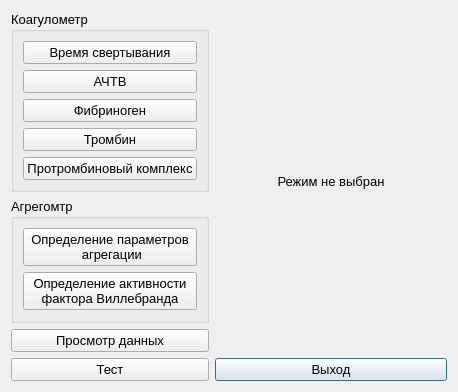
<?xml version="1.0" encoding="UTF-8"?>
<ui version="4.0">
 <class>ChoiseDialog</class>
 <widget class="QDialog" name="ChoiseDialog">
  <property name="geometry">
   <rect>
    <x>0</x>
    <y>0</y>
    <width>458</width>
    <height>392</height>
   </rect>
  </property>
  <property name="font">
   <font>
    <pointsize>10</pointsize>
   </font>
  </property>
  <property name="contextMenuPolicy">
   <enum>Qt::DefaultContextMenu</enum>
  </property>
  <property name="windowTitle">
   <string>Выбор режима</string>
  </property>
  <layout class="QGridLayout" name="gridLayout">
   <item row="3" column="1">
    <widget class="QPushButton" name="exitButton">
     <property name="text">
      <string>Выход</string>
     </property>
     <property name="shortcut">
      <string>Esc</string>
     </property>
    </widget>
   </item>
   <item row="3" column="0">
    <widget class="QPushButton" name="testButton">
     <property name="text">
      <string>Тест</string>
     </property>
     <property name="shortcut">
      <string>Space</string>
     </property>
    </widget>
   </item>
   <item row="0" column="0">
    <widget class="QGroupBox" name="groupKoagulometr">
     <property name="title">
      <string>Коагулометр</string>
     </property>
     <layout class="QVBoxLayout" name="verticalLayout_2">
      <item>
       <widget class="QPushButton" name="ko1Button">
        <property name="sizePolicy">
         <sizepolicy hsizetype="Minimum" vsizetype="Minimum">
          <horstretch>0</horstretch>
          <verstretch>0</verstretch>
         </sizepolicy>
        </property>
        <property name="text">
         <string>Время свертывания</string>
        </property>
        <property name="shortcut">
         <string>3</string>
        </property>
       </widget>
      </item>
      <item>
       <widget class="QPushButton" name="ko2Button">
        <property name="sizePolicy">
         <sizepolicy hsizetype="Minimum" vsizetype="Minimum">
          <horstretch>0</horstretch>
          <verstretch>0</verstretch>
         </sizepolicy>
        </property>
        <property name="text">
         <string>АЧТВ</string>
        </property>
        <property name="shortcut">
         <string>4</string>
        </property>
       </widget>
      </item>
      <item>
       <widget class="QPushButton" name="ko3Button">
        <property name="sizePolicy">
         <sizepolicy hsizetype="Minimum" vsizetype="Minimum">
          <horstretch>0</horstretch>
          <verstretch>0</verstretch>
         </sizepolicy>
        </property>
        <property name="text">
         <string>Фибриноген</string>
        </property>
        <property name="shortcut">
         <string>5</string>
        </property>
       </widget>
      </item>
      <item>
       <widget class="QPushButton" name="ko4Button">
        <property name="sizePolicy">
         <sizepolicy hsizetype="Minimum" vsizetype="Minimum">
          <horstretch>0</horstretch>
          <verstretch>0</verstretch>
         </sizepolicy>
        </property>
        <property name="text">
         <string>Тромбин</string>
        </property>
        <property name="shortcut">
         <string>6</string>
        </property>
       </widget>
      </item>
      <item>
       <widget class="QPushButton" name="ko5Button">
        <property name="sizePolicy">
         <sizepolicy hsizetype="Minimum" vsizetype="Minimum">
          <horstretch>0</horstretch>
          <verstretch>0</verstretch>
         </sizepolicy>
        </property>
        <property name="text">
         <string>Протромбиновый комплекс</string>
        </property>
        <property name="shortcut">
         <string>7</string>
        </property>
       </widget>
      </item>
     </layout>
    </widget>
   </item>
   <item row="1" column="0">
    <widget class="QGroupBox" name="groupAgregometr">
     <property name="title">
      <string>Агрегомтр</string>
     </property>
     <layout class="QVBoxLayout" name="verticalLayout">
      <item>
       <widget class="QPushButton" name="agr1Button">
        <property name="sizePolicy">
         <sizepolicy hsizetype="Minimum" vsizetype="Minimum">
          <horstretch>0</horstretch>
          <verstretch>0</verstretch>
         </sizepolicy>
        </property>
        <property name="text">
         <string>Определение параметров
 агрегации</string>
        </property>
        <property name="shortcut">
         <string>1</string>
        </property>
       </widget>
      </item>
      <item>
       <widget class="QPushButton" name="agr2Button">
        <property name="sizePolicy">
         <sizepolicy hsizetype="Minimum" vsizetype="Minimum">
          <horstretch>0</horstretch>
          <verstretch>0</verstretch>
         </sizepolicy>
        </property>
        <property name="text">
         <string>Определение активности
фактора Виллебранда</string>
        </property>
        <property name="shortcut">
         <string>2</string>
        </property>
       </widget>
      </item>
      <item>
       <spacer name="verticalSpacer">
        <property name="orientation">
         <enum>Qt::Vertical</enum>
        </property>
        <property name="sizeHint" stdset="0">
         <size>
          <width>20</width>
          <height>40</height>
         </size>
        </property>
       </spacer>
      </item>
     </layout>
    </widget>
   </item>
   <item row="2" column="0">
    <widget class="QPushButton" name="pushButton">
     <property name="text">
      <string>Просмотр данных</string>
     </property>
    </widget>
   </item>
   <item row="0" column="1" rowspan="3">
    <widget class="QStackedWidget" name="stackedWidget">
     <property name="currentIndex">
      <number>0</number>
     </property>
     <widget class="QWidget" name="page">
      <layout class="QVBoxLayout" name="verticalLayout_3">
       <item>
        <widget class="QLabel" name="label">
         <property name="text">
          <string>Режим не выбран</string>
         </property>
         <property name="alignment">
          <set>Qt::AlignCenter</set>
         </property>
        </widget>
       </item>
      </layout>
     </widget>
     <widget class="Agr1" name="page_2">
      <property name="enabled">
       <bool>true</bool>
      </property>
     </widget>
     <widget class="Agr2" name="page_3">
      <property name="enabled">
       <bool>true</bool>
      </property>
     </widget>
     <widget class="Ko1" name="page_4">
      <property name="enabled">
       <bool>true</bool>
      </property>
     </widget>
     <widget class="Ko2" name="page_5">
      <property name="enabled">
       <bool>true</bool>
      </property>
     </widget>
     <widget class="Ko3" name="page_6">
      <property name="enabled">
       <bool>true</bool>
      </property>
     </widget>
     <widget class="Ko4" name="page_7">
      <property name="enabled">
       <bool>true</bool>
      </property>
     </widget>
     <widget class="Ko5" name="page_8"/>
    </widget>
   </item>
  </layout>
 </widget>
 <customwidgets>
  <customwidget>
   <class>Agr1</class>
   <extends>QWidget</extends>
   <header>agr1.h</header>
   <container>1</container>
  </customwidget>
  <customwidget>
   <class>Agr2</class>
   <extends>QWidget</extends>
   <header>agr2.h</header>
   <container>1</container>
  </customwidget>
  <customwidget>
   <class>Ko1</class>
   <extends>QWidget</extends>
   <header>ko1.h</header>
   <container>1</container>
  </customwidget>
  <customwidget>
   <class>Ko2</class>
   <extends>QWidget</extends>
   <header>ko2.h</header>
   <container>1</container>
  </customwidget>
  <customwidget>
   <class>Ko3</class>
   <extends>QWidget</extends>
   <header>ko3.h</header>
   <container>1</container>
  </customwidget>
  <customwidget>
   <class>Ko4</class>
   <extends>QWidget</extends>
   <header>ko4.h</header>
   <container>1</container>
  </customwidget>
  <customwidget>
   <class>Ko5</class>
   <extends>QWidget</extends>
   <header>ko5.h</header>
   <container>1</container>
  </customwidget>
 </customwidgets>
 <tabstops>
  <tabstop>ko1Button</tabstop>
  <tabstop>ko2Button</tabstop>
  <tabstop>ko3Button</tabstop>
  <tabstop>ko4Button</tabstop>
  <tabstop>ko5Button</tabstop>
  <tabstop>agr1Button</tabstop>
  <tabstop>agr2Button</tabstop>
  <tabstop>pushButton</tabstop>
  <tabstop>testButton</tabstop>
  <tabstop>exitButton</tabstop>
 </tabstops>
 <resources/>
 <connections>
  <connection>
   <sender>exitButton</sender>
   <signal>clicked()</signal>
   <receiver>ChoiseDialog</receiver>
   <slot>accept()</slot>
   <hints>
    <hint type="sourcelabel">
     <x>308</x>
     <y>287</y>
    </hint>
    <hint type="destinationlabel">
     <x>340</x>
     <y>263</y>
    </hint>
   </hints>
  </connection>
 </connections>
</ui>
